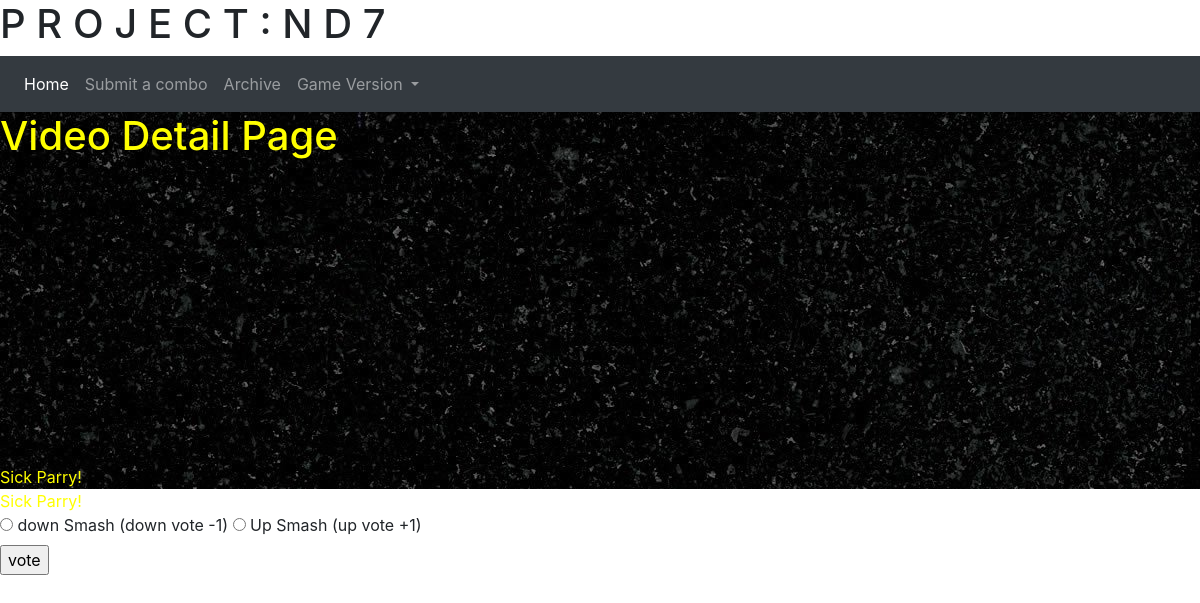
The app's page /polls/details/1/ with its own data.
### polls/models.py (models this page shows, shortened)
class video(models.Model):
    pub_date = models.DateField()
    character_name = models.CharField(max_length=255)
    smash_tag = models.CharField(max_length=255)
    video_titel = models.CharField(max_length=255)
    iframe_url = models.CharField(max_length=255)
    def __str__(self):
        return self.video_titel

class choice(models.Model):
    question = models.ForeignKey(video, on_delete=models.CASCADE)
    choice_text = models.CharField(max_length=255)
    votes = models.IntegerField(default=0)

### polls/views.py (the view)
# urls.py: path('details/<int:video_id>/', views.poll_detail, name='detail'),
def poll_detail(request, video_id):
    poll = get_object_or_404(video, id=video_id)
    if request.method == "POST":
        print(request.POST)
        print("Thanks for your input!")
    if request.method == "GET":
        print(request.GET)
        print("hi im colin and im here to GET my sister from the store")
    context = {'poll': poll}
    return render(request, 'polls/video_detail.html', context)

### polls/templates/polls/video_detail.html (shortened to what this page needs)
{% include 'navbar.html' %}
  <main>
      {% block content %}
      <h1><p1>Video Detail Page </p1></h1>
        <p1> {{poll}} </p1>
      <iframe class="embed-responsive-item" width="560" height="315" src="https://www.youtube.com/embed/cFPeiTcA_lE?start=60&end=62&loop=1&autoplay=1&autoplay=1""" frameborder="0" allow="accelerometer; autoplay; encrypted-media; gyroscope; picture-in-picture" allowfullscreen></iframe></main>
     <p1> {{poll}} </p1>
      {% endblock %}
   <form action="{% url 'polls:vote' poll.id %}" method="post">
       {% for choice in poll.choice_set.all %}
            <input type="radio"
                   name="choice"
                   id="choice{{ forloop.counter }}"
                   value="{{choice.id}}"/>
       <label for="choice{{ forloop.counter }}">{{choice.choice_text}}</label>
       {% endfor %}
       <br/>
       <input type="submit" value="vote"/>
   </form>
  </body>

### polls/static/polls/styles.css (style rules this page uses)
main { background-image: url('../img/granit.jpeg'); }
p1 { color: yellow; }

### records on screen
video: video_titel "Sick Parry!"
choice: choice_text "down Smash (down vote -1)"
choice: choice_text "Up Smash (up vote +1)"
